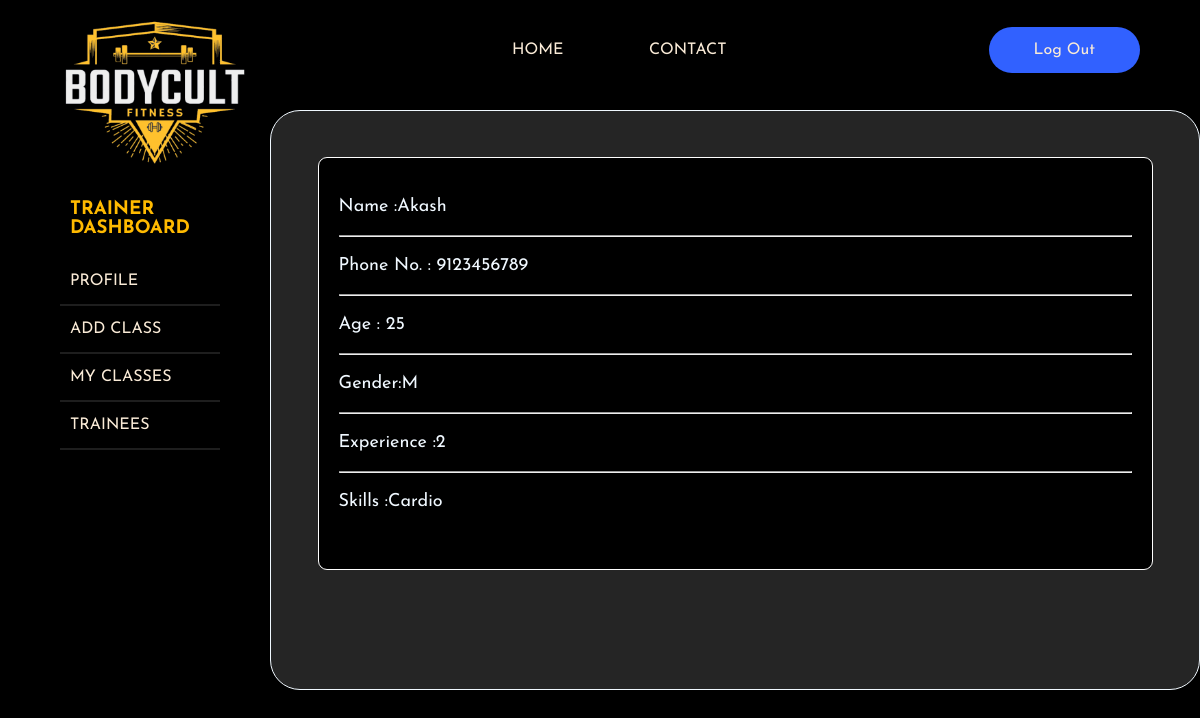
The page /tprofile/ (signed in) on the database its author committed.
### body/models.py (models this page shows, shortened)
class Trainer(models.Model):
    trainer= models.ForeignKey(User, on_delete=models.CASCADE, null=True, blank=True,related_name="trainers")
    name = models.CharField(max_length=20,default=True)
    phone = models.IntegerField(default=0)
    age= models.IntegerField()
    GENDER_CHOICES = (
        ('M', 'Male'),
        ('F', 'Female'),
    )
    gender = models.CharField(default=1,max_length=1, choices=GENDER_CHOICES)
    experience=models.IntegerField()
    skills=models.TextField(max_length=150)

### body/views.py (the view)
# urls.py: path('tprofile/',tprofile),
def tprofile(request):
    print(request.user)
    trainer = Trainer.objects.get(trainer=request.user)
    return render(request,"tprofile.html",{"trainer":trainer})

### body/templates/tprofile.html
{% extends 'TrainerDash.html' %}
{% block body %}
<div class="box">
    <p><br>
    Name :{{trainer.name}} <br><br> <hr> <br>
    Phone No. : {{trainer.phone}} <br><br> <hr> <br>
    Age : {{trainer.age}} <br><br> <hr> <br>
    Gender:{{trainer.gender}} <br><br> <hr> <br>
    Experience :{{trainer.experience}} <br><br> <hr> <br>
    Skills :{{trainer.skills}} <br><br> <br>
</p>
</div>
{% endblock %}

### body/static/Dashboard.css (style rules this page uses)
* { color:aliceblue; background-color:black; margin: 0; padding: 0; box-sizing: border-box; font-family: 'Josefin Sans', sans-serif; }
.box { border: .8px solid white; padding: 20px; margin: 5% ; width: auto; height: auto; background: black; text-align: left; border-radius: 9px; font-size: large; }

### rows shown on the page
Trainer: name "Akash", phone "9123456789", age "25", gender "M", experience "2", skills "Cardio"
